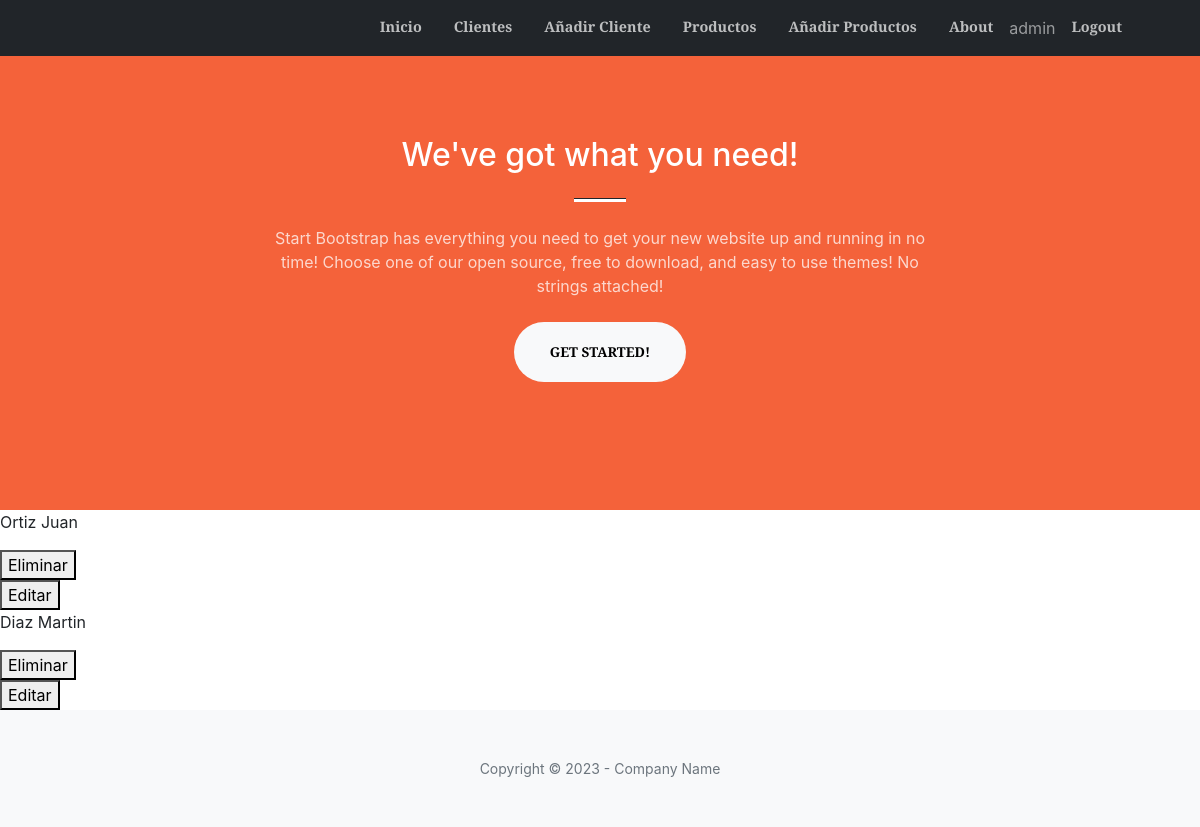
The app's page /cliente/ (signed in), older data.
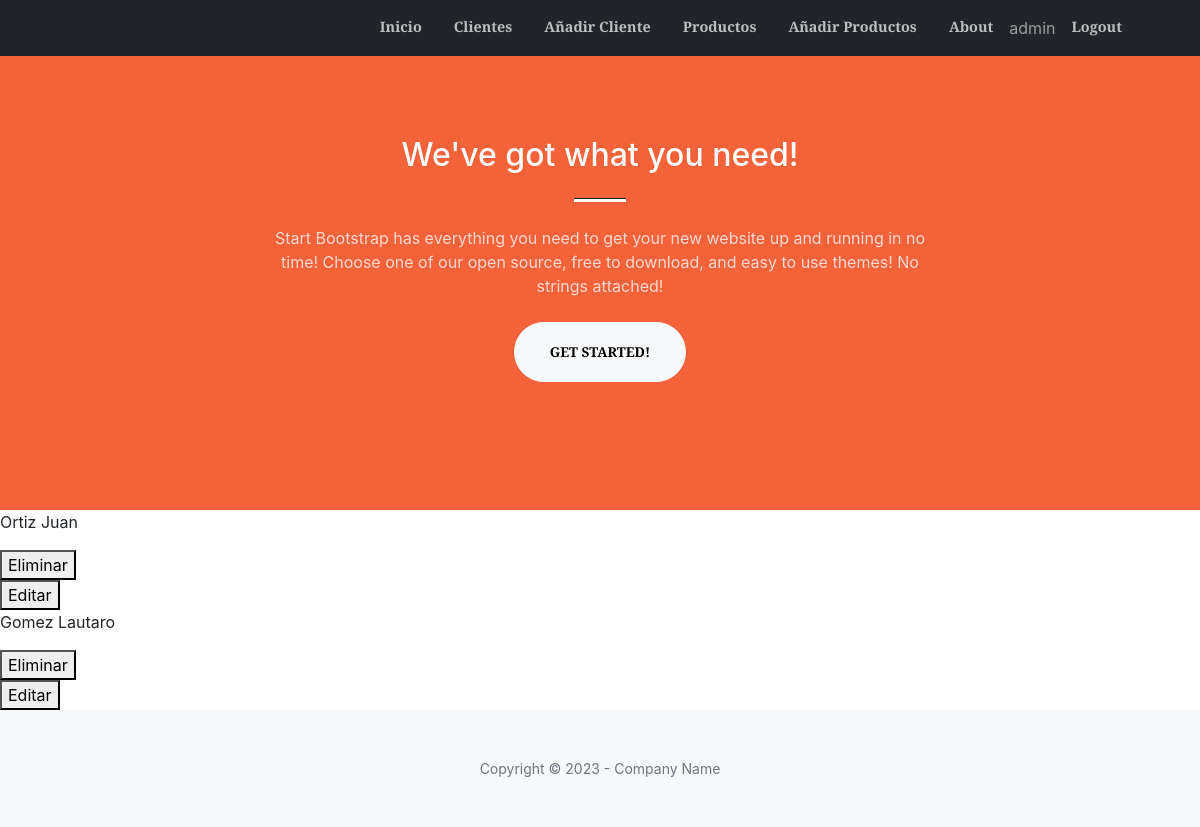
The same page, newer data.
### cliente/models.py (models this page shows, shortened)
class Registro(models.Model):
    nombre = models.CharField(max_length=100)
    apellido = models.CharField(max_length=100)
    nacimiento = models.DateField(null=True, blank=True)
    correo = models.EmailField(max_length=254, blank=True, null=True)

### cliente/views.py (the view)
@login_required
def cliente_views(request):
    clientes = models.Registro.objects.all()
    context = {"clientes": clientes}
    return render(request, "cliente/index.html", context)

### cliente/templates/cliente/index.html
{% extends 'home/base.html' %}
{% block contenido_agregado %}
    {% for cliente in clientes %}
    <p>{{ cliente.apellido }} {{ cliente.nombre }}</p>
    <div>
        <form action="{% url 'cliente:elimina-cliente' cliente.id %}" method="POST">{% csrf_token %}
            <button type="submit">Eliminar</button>
         </form>
         <form action="{% url 'cliente:editar-cliente' cliente.id %}" method="POST">{% csrf_token %}
            <button type="submit">Editar</button>
        </form>
    </div>
    {% endfor %}
{% endblock contenido_agregado %}

Row changes from the older to the newer data that the page shows:
removed Registro: apellido "Diaz", nombre "Martin"
added Registro: apellido "Gomez", nombre "Lautaro"
